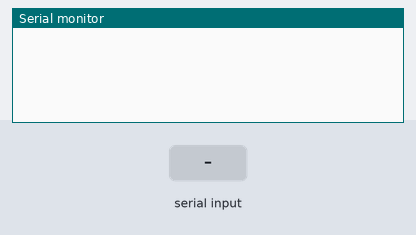
Recording of a sketch running on a simulated Arduino Uno, built with avr-gcc and run on an emulated ATmega328P. Parts: the last lines printed to the serial monitor. Inputs (shaded band) come from the test bench.

Above: at 1.2 s.
1.3 s: "1\n" received over Serial
At 2.3 s:
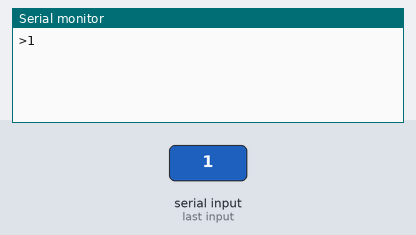
2.8 s: "1\n" received over the second serial link
At 3.4 s:
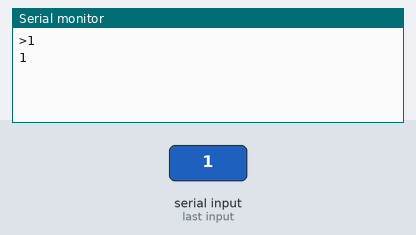
4.3 s: byte 10 (10) received over Serial
At 5.5 s:
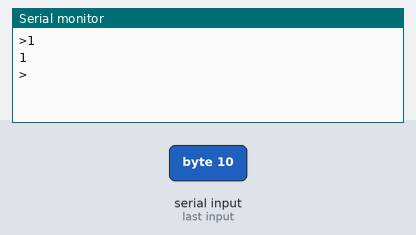
5.8 s: "0\n" received over Serial
At 6.9 s:
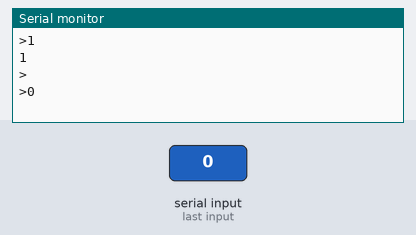
7.3 s: "0\n" received over the second serial link
At 8.0 s:
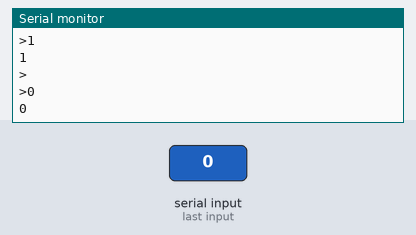

The sketch:

BT_TEST_SCOTT.ino
```cpp
#include <SoftwareSerial.h>
#define B_SPEED 115200
#define S_SPEED 9600

SoftwareSerial mySerial(10,11); // 8,9 // RX, TX
char w = ' ';
boolean NL = true;

void setup() {
  Serial.begin(S_SPEED);
  mySerial.begin(B_SPEED);
}

void loop() {
  if (mySerial.available()) {
    w = mySerial.read();
    Serial.write(w);
    mySerial.println("OK");
  }

  if (Serial.available()) {
    w = Serial.read();
    mySerial.write(w);

    if (NL) {
      Serial.print(">");
      NL = false;
    }
    Serial.write(w);
    if (w == 10) {
      NL = true;
    }
  }
}
```

Measured:
- after the input at 1.3 s, the serial monitor: prints a new line at once (image 1)
- after the input at 2.8 s, the serial monitor: prints a new line at once (image 2)
- after the input at 4.3 s, the serial monitor: prints a new line at once (image 3)
- after the input at 5.8 s, the serial monitor: prints a new line at once (image 4)
- after the input at 7.3 s, the serial monitor: prints a new line at once (image 5)
